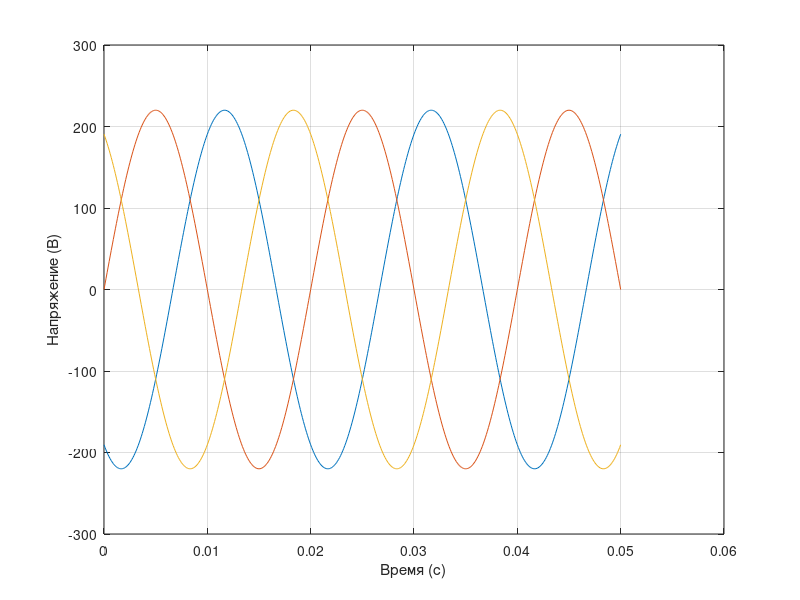

This figure's MATLAB source:
clc; clear all; close all;

T = 0.05; dt = 0.0001; N = T / dt; 

Um = 220; % Амплитуда напряжения
f = 50; % Частота (Гц)
omega = 2 * pi * f; % Угловая частота (рад/с)
phase1 = -2*pi/3;  phase2 = 0;  phase3 = 2*pi/3; % Начальная фаза (рад)

% Инициализация массивов
U1 = zeros(1, N+1); U2 = zeros(1, N+1); U3 = zeros(1, N+1);
t = zeros(1, N+1);

% Начальные условия
U1(1) = Um * sin(phase1); U2(1) = Um * sin(phase2); U3(1) = Um * sin(phase3);
t(1) = 0;

for i = 1:N
    t(i+1) = t(i) + dt;
    U1(i+1) = Um * sin(omega * t(i+1) + phase1);
    U2(i+1) = Um * sin(omega * t(i+1) + phase2);
    U3(i+1) = Um * sin(omega * t(i+1) + phase3);
end

plot(t, U1, t, U2, t, U3);
xlabel('Время (с)'); ylabel('Напряжение (В)');
grid on;